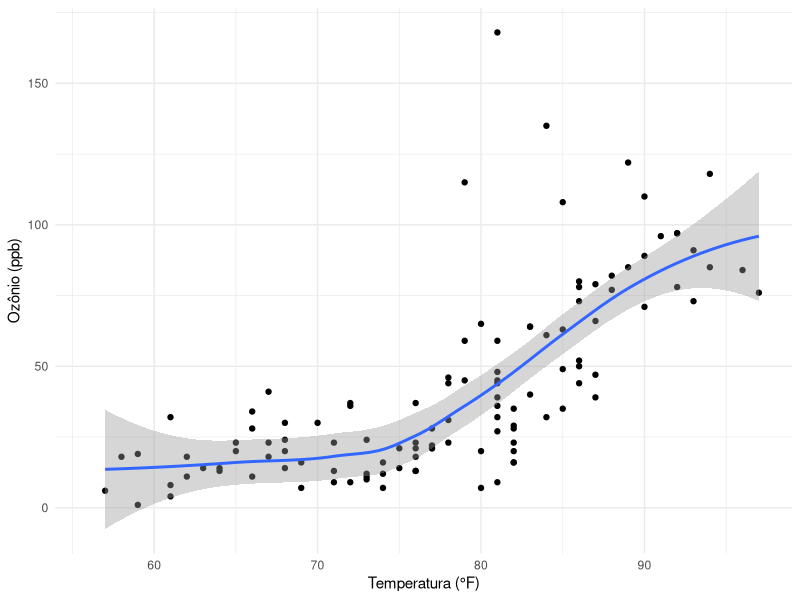

Source code (R):
## ---- chunk 1
#| echo: false
#| eval: true
head(airquality)
## ---- chunk 2
#| echo: false
#| eval: true
#| fig-align: center
library(ggplot2)
ggplot(airquality, aes(Temp, Ozone)) +
  geom_point() +
  geom_smooth(method = "loess") +
  labs(x = "Temperatura (°F)", y = "Ozônio (ppb)") +
  theme_minimal()
